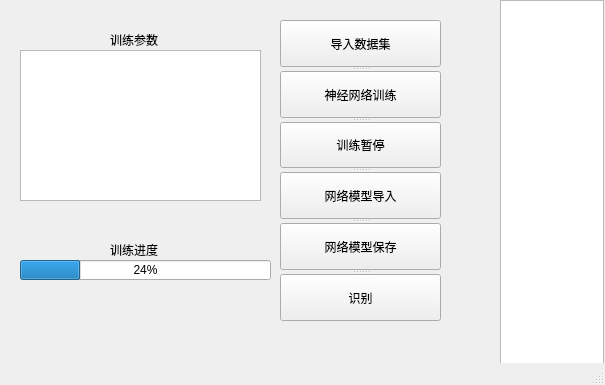
<?xml version="1.0" encoding="UTF-8"?>
<ui version="4.0">
 <class>MainWindow</class>
 <widget class="QMainWindow" name="MainWindow">
  <property name="geometry">
   <rect>
    <x>0</x>
    <y>0</y>
    <width>605</width>
    <height>385</height>
   </rect>
  </property>
  <property name="windowTitle">
   <string>基于特征处理的手写数字识别</string>
  </property>
  <widget class="QWidget" name="centralwidget">
   <widget class="QLabel" name="label">
    <property name="geometry">
     <rect>
      <x>110</x>
      <y>30</y>
      <width>54</width>
      <height>20</height>
     </rect>
    </property>
    <property name="text">
     <string>训练参数</string>
    </property>
   </widget>
   <widget class="QTableView" name="tableView">
    <property name="geometry">
     <rect>
      <x>20</x>
      <y>50</y>
      <width>241</width>
      <height>151</height>
     </rect>
    </property>
   </widget>
   <widget class="QProgressBar" name="progressBar">
    <property name="geometry">
     <rect>
      <x>20</x>
      <y>260</y>
      <width>251</width>
      <height>20</height>
     </rect>
    </property>
    <property name="value">
     <number>24</number>
    </property>
   </widget>
   <widget class="QLabel" name="label_2">
    <property name="geometry">
     <rect>
      <x>110</x>
      <y>240</y>
      <width>54</width>
      <height>20</height>
     </rect>
    </property>
    <property name="text">
     <string>训练进度</string>
    </property>
   </widget>
   <widget class="QSplitter" name="splitter">
    <property name="geometry">
     <rect>
      <x>280</x>
      <y>20</y>
      <width>161</width>
      <height>301</height>
     </rect>
    </property>
    <property name="orientation">
     <enum>Qt::Vertical</enum>
    </property>
    <widget class="QPushButton" name="Button_LoadData">
     <property name="text">
      <string>导入数据集</string>
     </property>
    </widget>
    <widget class="QPushButton" name="Button_Train">
     <property name="text">
      <string>神经网络训练</string>
     </property>
    </widget>
    <widget class="QPushButton" name="Button_Stop">
     <property name="text">
      <string>训练暂停</string>
     </property>
    </widget>
    <widget class="QPushButton" name="Button_LoadModel">
     <property name="text">
      <string>网络模型导入</string>
     </property>
    </widget>
    <widget class="QPushButton" name="Button_SaveModel">
     <property name="text">
      <string>网络模型保存</string>
     </property>
    </widget>
    <widget class="QPushButton" name="Button_Recognize">
     <property name="text">
      <string>识别</string>
     </property>
    </widget>
   </widget>
   <widget class="QTextEdit" name="textEdit">
    <property name="geometry">
     <rect>
      <x>500</x>
      <y>0</y>
      <width>104</width>
      <height>381</height>
     </rect>
    </property>
   </widget>
  </widget>
  <widget class="QStatusBar" name="statusbar"/>
 </widget>
 <resources/>
 <connections/>
</ui>
